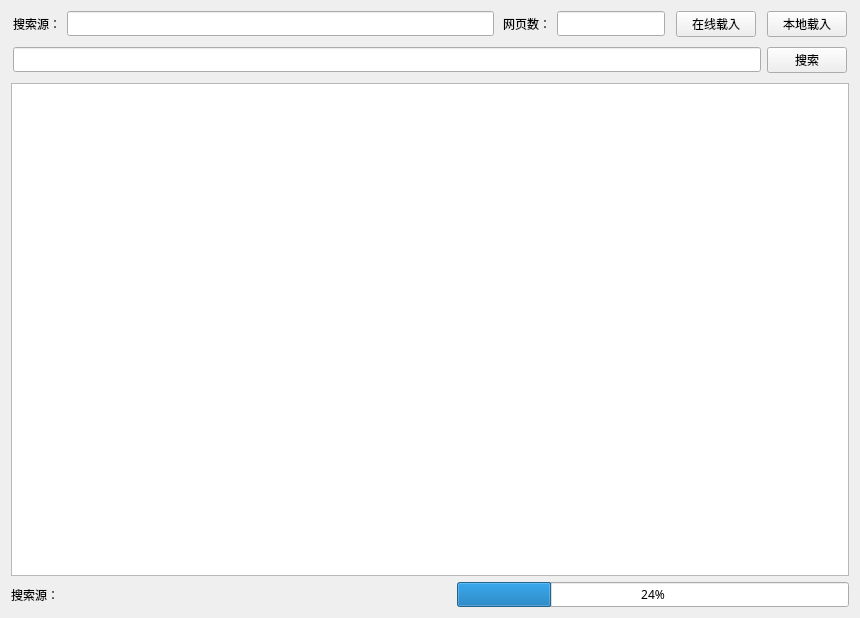
<?xml version="1.0" encoding="UTF-8"?>
<ui version="4.0">
 <class>Widget</class>
 <widget class="QWidget" name="Widget">
  <property name="geometry">
   <rect>
    <x>0</x>
    <y>0</y>
    <width>860</width>
    <height>618</height>
   </rect>
  </property>
  <property name="font">
   <font>
    <family>微软雅黑</family>
   </font>
  </property>
  <property name="windowTitle">
   <string>Prototype Phoenix</string>
  </property>
  <property name="windowIcon">
   <iconset>
    <normaloff>globe_search.ico</normaloff>globe_search.ico</iconset>
  </property>
  <layout class="QVBoxLayout" name="verticalLayout_2">
   <item>
    <layout class="QHBoxLayout" name="horizontalLayout_2">
     <item>
      <spacer name="horizontalSpacer_5">
       <property name="orientation">
        <enum>Qt::Horizontal</enum>
       </property>
       <property name="sizeType">
        <enum>QSizePolicy::Fixed</enum>
       </property>
       <property name="sizeHint" stdset="0">
        <size>
         <width>2</width>
         <height>20</height>
        </size>
       </property>
      </spacer>
     </item>
     <item>
      <widget class="QLabel" name="label">
       <property name="text">
        <string>搜索源：</string>
       </property>
      </widget>
     </item>
     <item>
      <widget class="QLineEdit" name="lineEditSource"/>
     </item>
     <item>
      <spacer name="horizontalSpacer_4">
       <property name="orientation">
        <enum>Qt::Horizontal</enum>
       </property>
       <property name="sizeType">
        <enum>QSizePolicy::Fixed</enum>
       </property>
       <property name="sizeHint" stdset="0">
        <size>
         <width>3</width>
         <height>20</height>
        </size>
       </property>
      </spacer>
     </item>
     <item>
      <widget class="QLabel" name="label_2">
       <property name="text">
        <string>网页数：</string>
       </property>
      </widget>
     </item>
     <item>
      <widget class="QLineEdit" name="lineEditNumber">
       <property name="sizePolicy">
        <sizepolicy hsizetype="Fixed" vsizetype="Fixed">
         <horstretch>0</horstretch>
         <verstretch>0</verstretch>
        </sizepolicy>
       </property>
      </widget>
     </item>
     <item>
      <spacer name="horizontalSpacer_3">
       <property name="orientation">
        <enum>Qt::Horizontal</enum>
       </property>
       <property name="sizeType">
        <enum>QSizePolicy::Fixed</enum>
       </property>
       <property name="sizeHint" stdset="0">
        <size>
         <width>5</width>
         <height>20</height>
        </size>
       </property>
      </spacer>
     </item>
     <item>
      <widget class="QPushButton" name="pushButtonGet">
       <property name="text">
        <string>在线载入</string>
       </property>
      </widget>
     </item>
     <item>
      <spacer name="horizontalSpacer_2">
       <property name="orientation">
        <enum>Qt::Horizontal</enum>
       </property>
       <property name="sizeType">
        <enum>QSizePolicy::Fixed</enum>
       </property>
       <property name="sizeHint" stdset="0">
        <size>
         <width>5</width>
         <height>20</height>
        </size>
       </property>
      </spacer>
     </item>
     <item>
      <widget class="QPushButton" name="pushButtonLoad">
       <property name="sizePolicy">
        <sizepolicy hsizetype="Fixed" vsizetype="Fixed">
         <horstretch>0</horstretch>
         <verstretch>0</verstretch>
        </sizepolicy>
       </property>
       <property name="text">
        <string>本地载入</string>
       </property>
      </widget>
     </item>
     <item>
      <spacer name="horizontalSpacer_8">
       <property name="orientation">
        <enum>Qt::Horizontal</enum>
       </property>
       <property name="sizeType">
        <enum>QSizePolicy::Fixed</enum>
       </property>
       <property name="sizeHint" stdset="0">
        <size>
         <width>2</width>
         <height>20</height>
        </size>
       </property>
      </spacer>
     </item>
    </layout>
   </item>
   <item>
    <spacer name="verticalSpacer">
     <property name="orientation">
      <enum>Qt::Vertical</enum>
     </property>
     <property name="sizeType">
      <enum>QSizePolicy::Minimum</enum>
     </property>
     <property name="sizeHint" stdset="0">
      <size>
       <width>20</width>
       <height>4</height>
      </size>
     </property>
    </spacer>
   </item>
   <item>
    <layout class="QHBoxLayout" name="horizontalLayout">
     <item>
      <spacer name="horizontalSpacer_6">
       <property name="orientation">
        <enum>Qt::Horizontal</enum>
       </property>
       <property name="sizeType">
        <enum>QSizePolicy::Fixed</enum>
       </property>
       <property name="sizeHint" stdset="0">
        <size>
         <width>2</width>
         <height>20</height>
        </size>
       </property>
      </spacer>
     </item>
     <item>
      <widget class="QLineEdit" name="lineEditTarget"/>
     </item>
     <item>
      <widget class="QPushButton" name="pushButtonSearch">
       <property name="text">
        <string>搜索</string>
       </property>
      </widget>
     </item>
     <item>
      <spacer name="horizontalSpacer_7">
       <property name="orientation">
        <enum>Qt::Horizontal</enum>
       </property>
       <property name="sizeType">
        <enum>QSizePolicy::Fixed</enum>
       </property>
       <property name="sizeHint" stdset="0">
        <size>
         <width>2</width>
         <height>20</height>
        </size>
       </property>
      </spacer>
     </item>
    </layout>
   </item>
   <item>
    <spacer name="verticalSpacer_2">
     <property name="orientation">
      <enum>Qt::Vertical</enum>
     </property>
     <property name="sizeType">
      <enum>QSizePolicy::Minimum</enum>
     </property>
     <property name="sizeHint" stdset="0">
      <size>
       <width>20</width>
       <height>4</height>
      </size>
     </property>
    </spacer>
   </item>
   <item>
    <layout class="QVBoxLayout" name="verticalLayout">
     <item>
      <widget class="QTextBrowser" name="textBrowser">
       <property name="horizontalScrollBarPolicy">
        <enum>Qt::ScrollBarAsNeeded</enum>
       </property>
      </widget>
     </item>
     <item>
      <layout class="QHBoxLayout" name="horizontalLayout_3">
       <item>
        <widget class="QLabel" name="labelStatus">
         <property name="text">
          <string>搜索源：</string>
         </property>
        </widget>
       </item>
       <item>
        <spacer name="horizontalSpacer">
         <property name="orientation">
          <enum>Qt::Horizontal</enum>
         </property>
         <property name="sizeHint" stdset="0">
          <size>
           <width>40</width>
           <height>20</height>
          </size>
         </property>
        </spacer>
       </item>
       <item>
        <widget class="QProgressBar" name="progressBar">
         <property name="autoFillBackground">
          <bool>false</bool>
         </property>
         <property name="value">
          <number>24</number>
         </property>
         <property name="alignment">
          <set>Qt::AlignCenter</set>
         </property>
         <property name="textVisible">
          <bool>true</bool>
         </property>
         <property name="textDirection">
          <enum>QProgressBar::TopToBottom</enum>
         </property>
        </widget>
       </item>
      </layout>
     </item>
    </layout>
   </item>
  </layout>
 </widget>
 <layoutdefault spacing="6" margin="11"/>
 <resources/>
 <connections/>
</ui>
